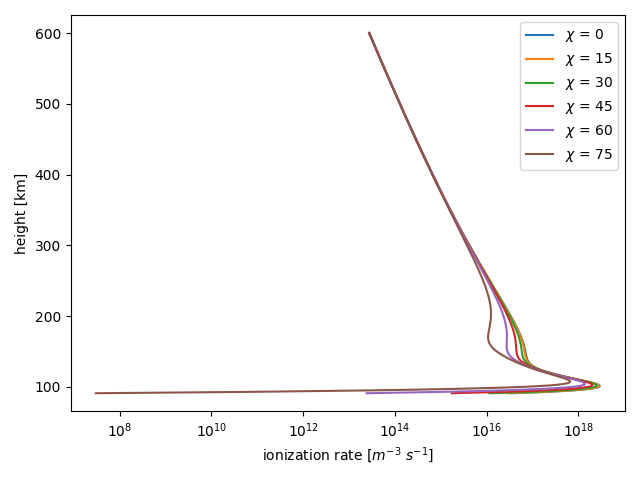

The script that drew this image:
##calculate electron proudction rates for different solar zenith angles (as in task 2)
#  as function of altitude and energy
##calculate photo ionization profiles as function of altitude
##compare total ionization profiles with chapman-profile

import numpy as np
import matplotlib.pyplot as plt
import matplotlib.colors as mcolors
import pandas as pd
from optical_depth import Tau, Irradiance, watts2photons, irradiance_ph, Xi, n_data, n_all, height, wl

#load photo-ionisation cross sections
phot_ion = pd.read_csv("2and3ionization/phot_ion.dat",sep=r"\s+", skiprows=6)
wl_short = phot_ion.iloc[:,0].to_numpy()

#interpolate photo ionisation cross angles to irradiance data
ion_cs_N2 = np.interp(wl, wl_short, phot_ion.iloc[:,1])
ion_cs_O = np.interp(wl, wl_short, phot_ion.iloc[:,2])
ion_cs_O2 = np.interp(wl, wl_short, phot_ion.iloc[:,3])
#order densities to fit the density file (O-N2-O2) and the irradiance from before
ion_cs = [ion_cs_O, ion_cs_N2, ion_cs_O2]
ion_cs_matrix = np.vstack(ion_cs)

#need to filter aut the wavelength that dont ionize
wl_th = np.array([91.1, 79.8, 102.6])*1e-9 #ionization threshold wavelength for the different species (m)

#combined profiles for all species (sums up all seperate ionization rates)
def photo_ion_rate(densities, ion_cs, EUVflux):
    q=0
    for idx,species_cs in enumerate(ion_cs):
        integral = np.sum(EUVflux * species_cs, axis=1)
        q +=  densities[90:,idx]*1e6 * integral 
    
    return q

total_photoion = []
for X in range(len(Xi)):
    total_photoion.append(photo_ion_rate(n_all, ion_cs_matrix, irradiance_ph[X])) #use SI units (m!)

#make plots
if __name__ == "__main__":
    fig, axs = plt.subplots(1,1)
    ycoord = height[90:]
    for key,ele in enumerate(total_photoion):
        axs.plot(ele, ycoord, label = f"$\chi$ = {Xi[key]}")
    axs.set_xlabel("ionization rate [$m^{-3}$ $s^{-1}$]")
    axs.set_ylabel("height [km]")
    axs.set_xscale("log")
    plt.legend()
    plt.tight_layout()
    plt.show()

plt.plot(I_data["wavelength"], ion_cs_N2, label = "N2")
plt.plot(I_data["wavelength"], ion_cs_O, label="O")
plt.plot(I_data["wavelength"], ion_cs_O2, label = "O2")
plt.xlabel("wavelength [nm]")
plt.title("ionisation cross sections")
plt.legend()
plt.show()
